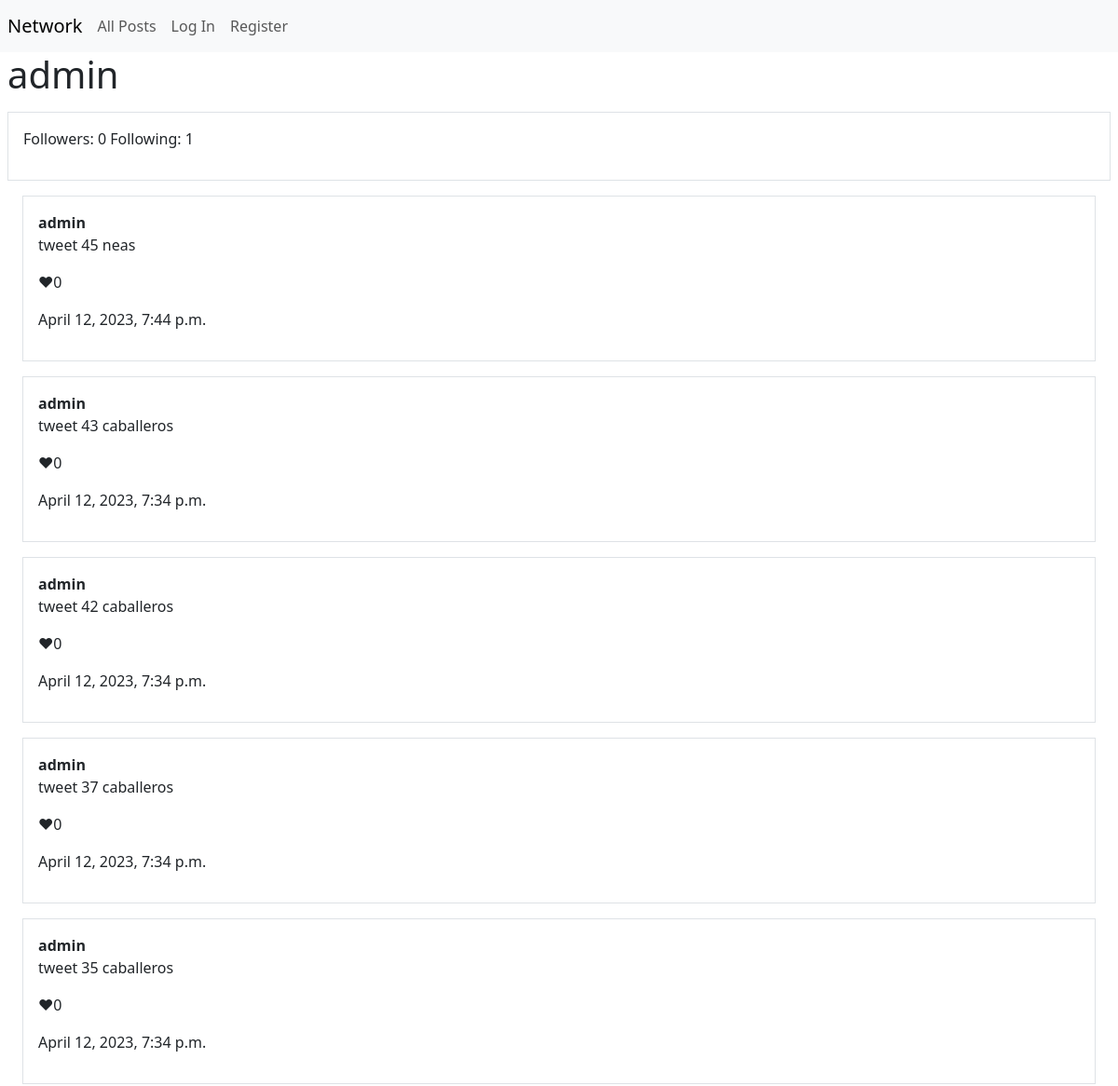
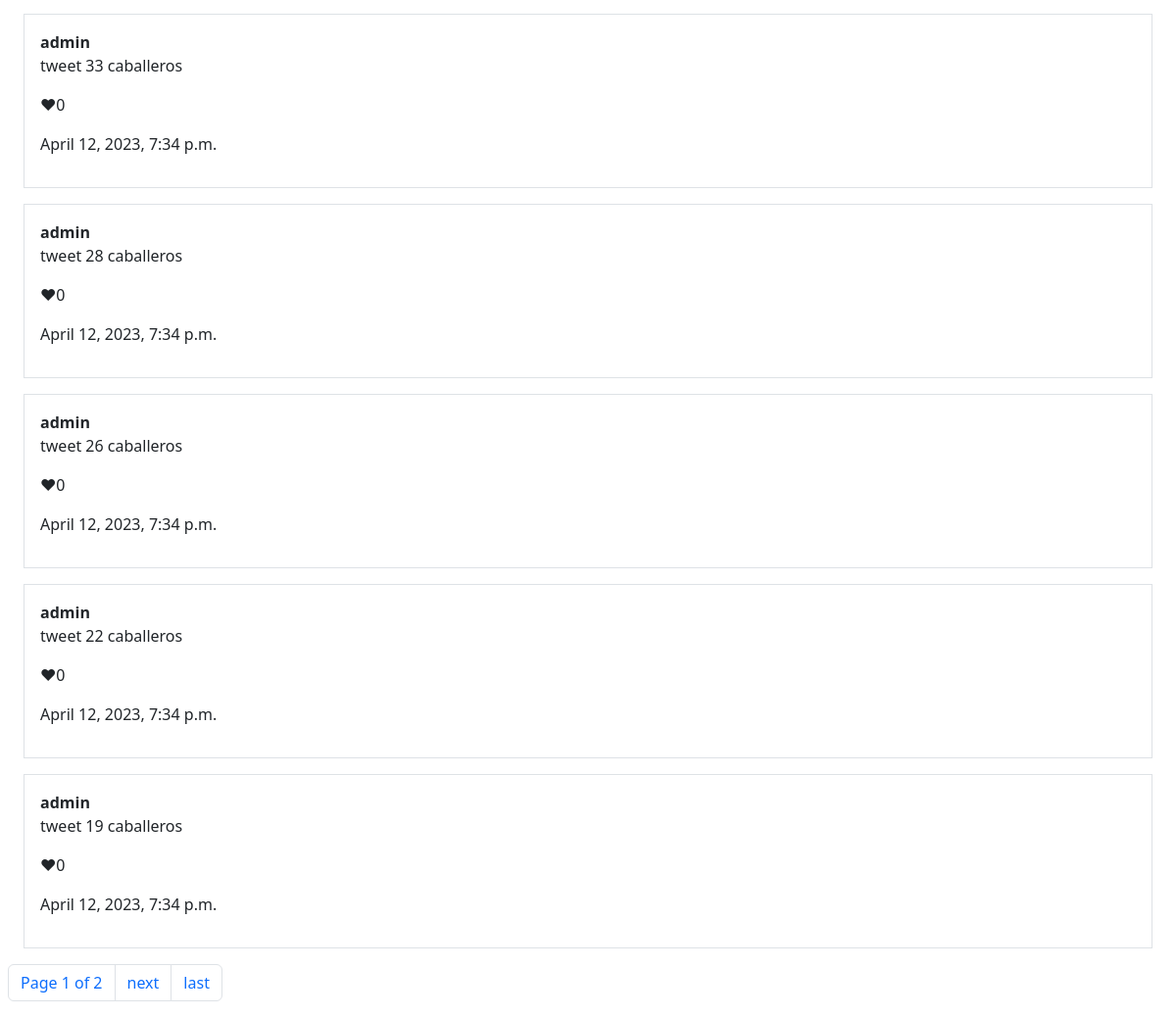
/user/2, run on the app's committed database (2 pictures, top to bottom).
### network/models.py (models this page shows)
class User(AbstractUser):
    pass

class Posts(models.Model):
    poster = models.ForeignKey("User", on_delete=models.CASCADE, related_name="posts")
    content = models.TextField(max_length=280)
    timestamp = models.DateTimeField(auto_now_add=True)

### network/views.py (the view)
# urls.py: path("user/<int:profile_id>", views.profile, name="profile_id"),
def profile(request, profile_id):
    profile_obj = User.objects.get(pk=profile_id)
    followers = profile_obj.followers.all().count()
    following = profile_obj.following.all().count()
    b_name = "follow"
    for follower in profile_obj.followers.all():
        if request.user == follower.follower:
            b_name = "unfollow"
    post_list = Posts.objects.filter(poster=profile_obj.id).order_by('-id')
    paginator = Paginator(post_list, 10)
    page_number = request.GET.get('page')
    page_obj = paginator.get_page(page_number)
    return render(request, "network/profile.html", {
        "profile": profile_obj,
        "followers": followers,
        "following": following,
        "page_obj": page_obj,
        "b_name": b_name
    })

### network/templates/network/profile.html (shortened to what this page needs)
{% extends "network/layout.html" %}
{% block body %}
<div>
    <h1>{{ profile.username }}</h1>
</div>
<div class=" border p-3 my-3">
    <p>Followers: {{ followers }} Following: {{ following }}</p>
</div>
{% include "network/tweets.html" %}
{% endblock %}

### network/templates/network/tweets.html (shortened to what this page needs)
{% for post in page_obj %}
<div class="border p-3 m-3" id="post_{{ post.id }}">
    <b>{{ post.poster.username }}</b>
    <p id="content_{{ post.id }}">{{ post.content }}</p>
    <p id="like_{{ post.id }}" class="like" style="cursor: pointer; width: 10px;">♥{{ post.likes.count }}</p>
    <p>{{ post.timestamp }}</p>
</div>
{% endfor %}
<nav aria-label="Page navigation example">
    <ul class="pagination">
        <li class="page-item"><a class="page-link" href="#">Page {{ page_obj.number }} of {{ page_obj.paginator.num_pages }}</a></li>
        {% if page_obj.has_next %}
            <li class="page-item"><a class="page-link" href="?page={{ page_obj.next_page_number }}">next</a></li>
            <li class="page-item"><a class="page-link" href="?page={{ page_obj.paginator.num_pages }}">last</a></li>
        {% endif %}
    </ul>
  </nav>

### data on the page
User: username "admin"
Posts: poster.username "admin", content "tweet 45 neas", likes.count "0", timestamp "April 12, 2023, 7:44 p.m."
Posts: poster.username "admin", content "tweet 43 caballeros", likes.count "0", timestamp "April 12, 2023, 7:34 p.m."
Posts: poster.username "admin", content "tweet 42 caballeros", likes.count "0", timestamp "April 12, 2023, 7:34 p.m."
Posts: poster.username "admin", content "tweet 37 caballeros", likes.count "0", timestamp "April 12, 2023, 7:34 p.m."
Posts: poster.username "admin", content "tweet 35 caballeros", likes.count "0", timestamp "April 12, 2023, 7:34 p.m."
Posts: poster.username "admin", content "tweet 33 caballeros", likes.count "0", timestamp "April 12, 2023, 7:34 p.m."
Posts: poster.username "admin", content "tweet 28 caballeros", likes.count "0", timestamp "April 12, 2023, 7:34 p.m."
Posts: poster.username "admin", content "tweet 26 caballeros", likes.count "0", timestamp "April 12, 2023, 7:34 p.m."
Posts: poster.username "admin", content "tweet 22 caballeros", likes.count "0", timestamp "April 12, 2023, 7:34 p.m."
Posts: poster.username "admin", content "tweet 19 caballeros", likes.count "0", timestamp "April 12, 2023, 7:34 p.m."

### other printed values
{{ followers }} "0"
{{ following }} "1"
{{ page_obj.number }} "1"
{{ page_obj.paginator.num_pages }} "2"
